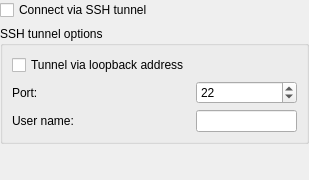
<?xml version="1.0" encoding="UTF-8"?>
<ui version="4.0">
 <class>SshTunnelWidget</class>
 <widget class="QWidget" name="SshTunnelWidget">
  <property name="geometry">
   <rect>
    <x>0</x>
    <y>0</y>
    <width>309</width>
    <height>180</height>
   </rect>
  </property>
  <property name="windowTitle">
   <string>SSH tunnel</string>
  </property>
  <layout class="QVBoxLayout" name="verticalLayout">
   <property name="leftMargin">
    <number>0</number>
   </property>
   <property name="topMargin">
    <number>0</number>
   </property>
   <property name="rightMargin">
    <number>0</number>
   </property>
   <property name="bottomMargin">
    <number>0</number>
   </property>
   <item>
    <widget class="QCheckBox" name="use_ssh_tunnel">
     <property name="text">
      <string>Connect via SSH tunnel</string>
     </property>
    </widget>
   </item>
   <item>
    <widget class="QGroupBox" name="ssh_groupBox">
     <property name="title">
      <string>SSH tunnel options</string>
     </property>
     <layout class="QFormLayout" name="formLayout_4">
      <item row="0" column="0">
       <widget class="QCheckBox" name="use_loopback">
        <property name="text">
         <string>Tunnel via loopback address</string>
        </property>
       </widget>
      </item>
      <item row="1" column="0">
       <widget class="QLabel" name="label">
        <property name="text">
         <string>Port:</string>
        </property>
        <property name="buddy">
         <cstring>ssh_tunnel_port</cstring>
        </property>
       </widget>
      </item>
      <item row="1" column="1">
       <widget class="QSpinBox" name="ssh_tunnel_port">
        <property name="minimum">
         <number>1</number>
        </property>
        <property name="maximum">
         <number>65535</number>
        </property>
        <property name="value">
         <number>22</number>
        </property>
       </widget>
      </item>
      <item row="3" column="0">
       <widget class="QLabel" name="label_2">
        <property name="text">
         <string>User name:</string>
        </property>
       </widget>
      </item>
      <item row="3" column="1">
       <widget class="QLineEdit" name="ssh_tunnel_user_name"/>
      </item>
     </layout>
    </widget>
   </item>
   <item>
    <spacer name="verticalSpacer">
     <property name="orientation">
      <enum>Qt::Vertical</enum>
     </property>
     <property name="sizeHint" stdset="0">
      <size>
       <width>20</width>
       <height>0</height>
      </size>
     </property>
    </spacer>
   </item>
  </layout>
 </widget>
 <resources/>
 <connections/>
</ui>
